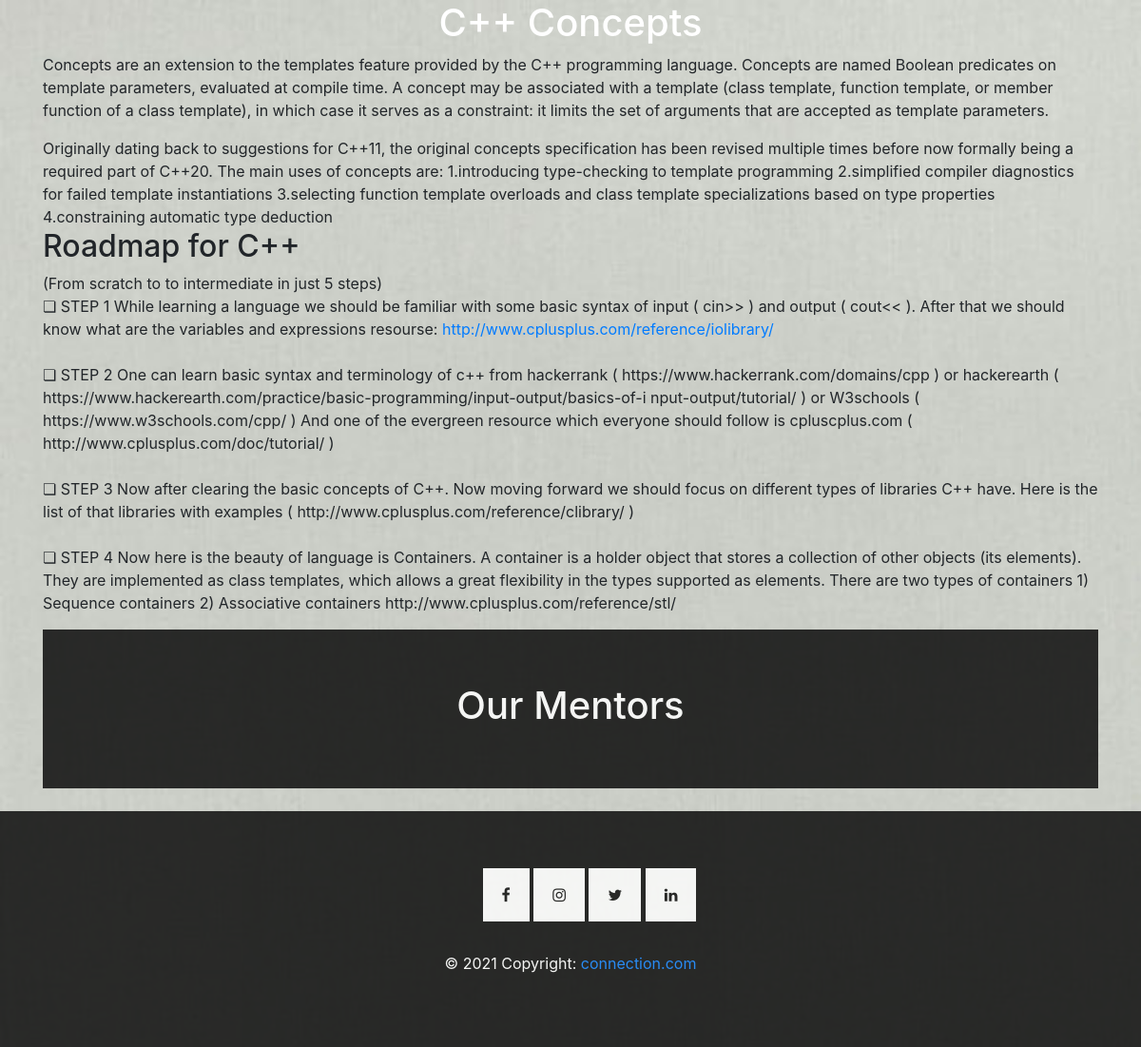
Page /cplusplus.php on the earlier database version.
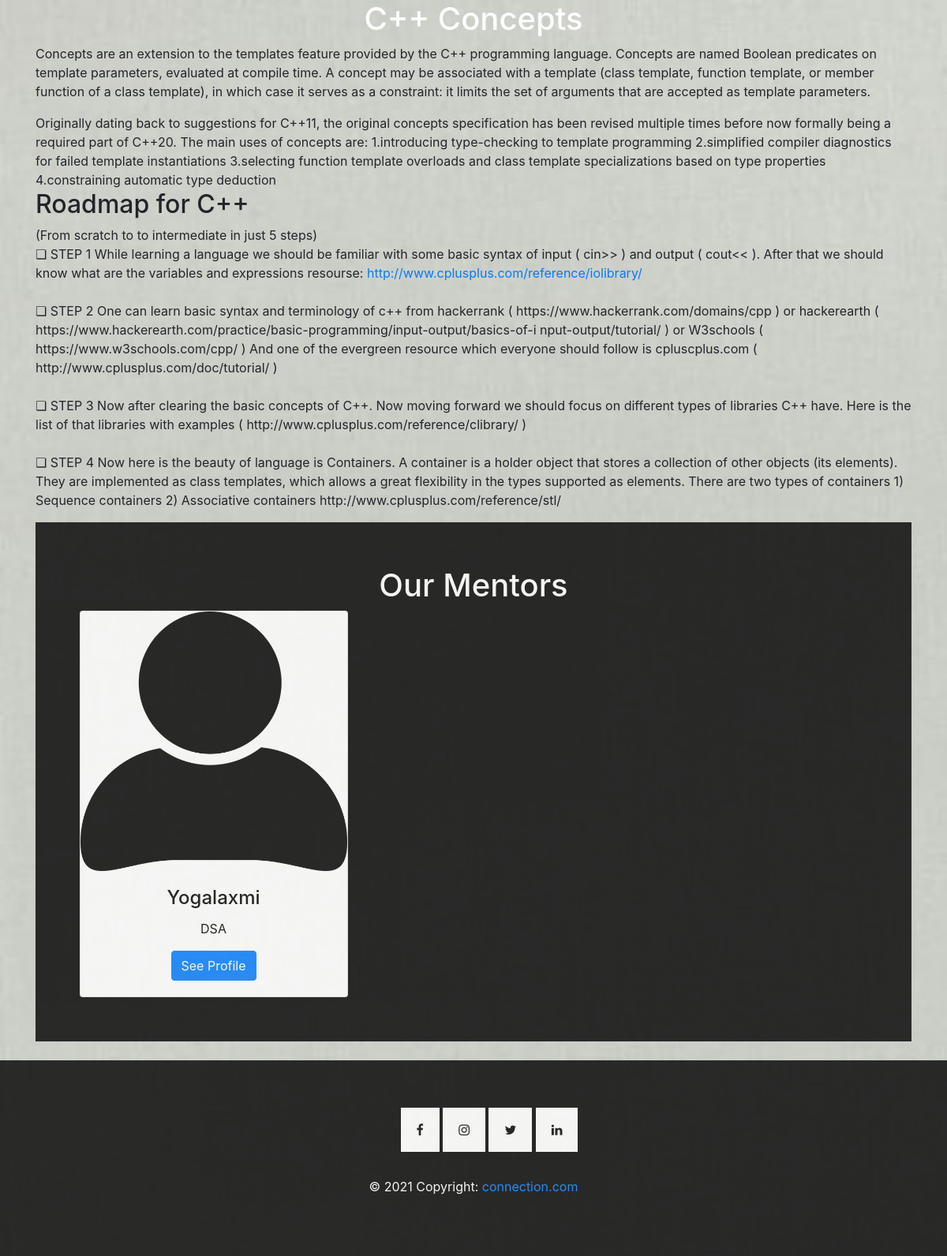
Same page on the later database version.
### tables this page shows
CREATE TABLE `mentordetails` (
  `mid` int(11) NOT NULL,
  `email` varchar(50) NOT NULL,
  `name` text NOT NULL,
  `password` varchar(15) NOT NULL,
  `year` int(11) NOT NULL,
  `domain` int(11) NOT NULL,
  `description` text NOT NULL,
  `display` tinyint(4) NOT NULL DEFAULT 0
);

### cplusplus.php (the view, shortened to what this page needs)
<?php
    include("db.php");
    $did = 5;
    $sql = "SELECT * FROM mentordetails WHERE domain='$did'";
    $result = mysqli_query($con, $sql);
    $details = mysqli_fetch_all($result, MYSQLI_ASSOC);
?>
<!DOCTYPE html>
<html lang="en">
<head>
</head>
<body>
<div class= "container">
  <h1>C++ Concepts</h1>
<p>Concepts are an extension to the templates feature provided by the C++ programming language. Concepts are named Boolean predicates on template parameters, evaluated at compile time. A concept may be associated with a template (class template, function template, or member function of a class template), in which case it serves as a constraint: it limits the set of arguments that are accepted as template parameters.
</div>
<div class="container">
Originally dating back to suggestions for C++11, the original concepts specification has been revised multiple times before now formally being a required part of C++20.
The main uses of concepts are:
1.introducing type-checking to template programming
2.simplified compiler diagnostics for failed template instantiations
3.selecting function template overloads and class template specializations based on type properties
4.constraining automatic type deduction
</div>
<div class="container">
<h2>Roadmap for C++</h2>
(From scratch to to intermediate in just 5 steps)
<br>❏ STEP 1
 While learning a language we should be familiar with some basic syntax of
 input ( cin>> ) and output ( cout<< ).
 After that we should know what are the variables and expressions
 resourse:
 <a href = " http://www.cplusplus.com/reference/iolibrary/ " >http://www.cplusplus.com/reference/iolibrary/</a>
</div>
<div class="container">
<br> ❏ STEP 2
One can learn basic syntax and terminology of c++ from hackerrank (
https://www.hackerrank.com/domains/cpp ) or hackerearth (
https://www.hackerearth.com/practice/basic-programming/input-output/basics-of-i
nput-output/tutorial/ ) or W3schools ( https://www.w3schools.com/cpp/ )
And one of the evergreen resource which everyone should follow is
cpluscplus.com ( http://www.cplusplus.com/doc/tutorial/ )
</div>
<div class="container">
<br>❏ STEP 3
Now after clearing the basic concepts of C++. Now moving forward we should
focus on different types of libraries C++ have.
Here is the list of that libraries with examples (
http://www.cplusplus.com/reference/clibrary/ )
</div>
<div class="container">
<br>❏ STEP 4
Now here is the beauty of language is Containers.
A container is a holder object that stores a collection of other objects (its
elements). They are implemented as class templates, which allows a great
flexibility in the types supported as elements.
There are two types of containers
1) Sequence containers
2) Associative containers
http://www.cplusplus.com/reference/stl/
<div class="dabba" style="margin-top:5px;">
<h1 class = "text-white" style = "text-align:center">Our Mentors</h2>
<div class="row">
<?php
foreach($details as $detail){
?>
<div class="col-sm-4">
  <div class="card" style="width:340px">
  <img class="card-img-top" src="images/person.png" alt="Card image" style="width:100%">
  <div class="card-body">
    <h4 class="card-title" style="color:black;"><?php echo $detail['name'];?></h4>
    <p class="card-text" style="color:black;"><?php echo $detail['description'];?></p>
    <a href="#" class="btn btn-primary">See Profile</a>
  </div>
</div>
</div>
<?php
  }
?>
</div>
</div>
</div>
<br>
<div id="footer">
 <?php
   include('footer.php')
 ?>
 </div>
</body>
</html>

Differences in the rows shown:
added mentordetails: name "Yogalaxmi", description "DSA"
